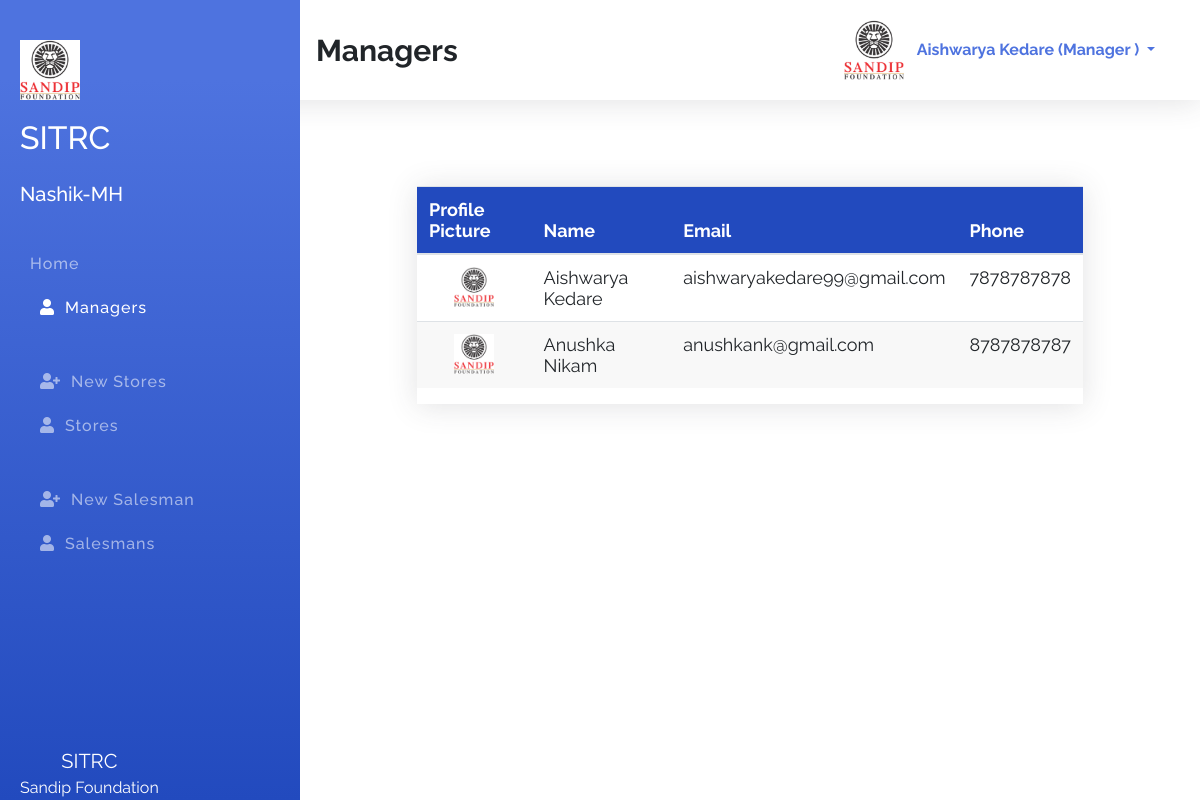
Screenshot of /index.php?id=allManager (signed in) with the database file from the repository.
### tables this page shows
CREATE TABLE `managers` (
  `id` int(11) NOT NULL,
  `fname` varchar(100) NOT NULL,
  `lname` varchar(100) NOT NULL,
  `email` varchar(100) NOT NULL,
  `phone` varchar(100) NOT NULL,
  `password` varchar(100) NOT NULL,
  `role` varchar(100) NOT NULL DEFAULT 'manager',
  `avatar` varchar(255) NOT NULL DEFAULT 'avatar.png'
);

### index.php (the view, shortened to what this page needs)
<?php
    $sessionId = $_SESSION['id'] ?? '';
    $sessionRole = $_SESSION['role'] ?? '';
    $connection = mysqli_connect( DB_HOST, DB_USER, DB_PASSWORD, DB_NAME );
    $id = $_REQUEST['id'] ?? 'dashboard';
    $action = $_REQUEST['action'] ?? '';
?>
<!DOCTYPE html>
<html lang="en">
<head>
    <link rel="stylesheet" href="assets/css/bootstrap.min.css">
    <link rel="stylesheet" href="assets/css/all.min.css">
    <link rel="stylesheet" href="assets/css/style.css">
</head>
<body>
    <section class="topber">
        <div class="topber__title">
            <span class="topber__title--text">
                <?php
                    if ( 'dashboard' == $id ) {
                        echo "HOME";
                    } elseif ( 'addManager' == $id ) {
                        echo "New Manager";
                    } elseif ( 'allManager' == $id ) {
                        echo "Managers";
                    } elseif ( 'addPharmacist' == $id ) {
                        echo "New Store";
                    } elseif ( 'allPharmacist' == $id ) {
                        echo "Stores";
                    } elseif ( 'addSalesman' == $id ) {
                        echo "New Salesman";
                    } elseif ( 'allSalesman' == $id ) {
                        echo "Salesmans";
                    } elseif ( 'userProfile' == $id ) {
                        echo "Your Profile";
                    } elseif ( 'editManager' == $action ) {
                        echo "Edit Manager";
                    } elseif ( 'editPharmacist' == $action ) {
                        echo "Edit Pharmacist";
                    } elseif ( 'editSalesman' == $action ) {
                        echo "Edit Salesman";
                    }
                ?>
            </span>
        </div>
        <div class="topber__profile">
            <?php
                $query = "SELECT fname,lname,role,avatar FROM {$sessionRole}s WHERE id='$sessionId'";
                $result = mysqli_query( $connection, $query );
                if ( $data = mysqli_fetch_assoc( $result ) ) {
                    $fname = $data['fname'];
                    $lname = $data['lname'];
                    $role = $data['role'];
                    $avatar = $data['avatar'];
                ?>
                <img src="assets/img/<?php echo "$avatar"; ?>" height="60" width="60" class="square" alt="profile">
                <div class="dropdown">
                    <button class="btn dropdown-toggle" type="button" id="dropdownMenuButton" data-toggle="dropdown" aria-haspopup="true" aria-expanded="false">
                    <?php
                        echo "$fname $lname (" . ucwords( $role ) . " )";
                        }
                    ?>
                    </button>
                </div>
        </div>
    </section>
    <section id="sideber" class="sideber">
        <ul class="sideber__ber">
            <h3 class="sideber__panel"><img src="assets/img/<?php echo "$avatar"; ?>" height="60" width="60"><br><span><br><h2>SITRC</h2><br>Nashik-MH</i> </h3>
            <li id="left" class="sideber__item<?php if ( 'dashboard' == $id ) {
                                                  echo " active";
                                              }?>">
                <a href="index.php?id=dashboard">Home</a>
            </li>
            <li id="left" class="sideber__item<?php if ( 'allManager' == $id ) {
    echo " active";
}?>">
                <a href="index.php?id=allManager"><i id="left" class="fas fa-user"></i>Managers</a>
            </li>
            <?php if ( 'admin' == $sessionRole || 'manager' == $sessionRole ) {?>
                <li id="left" class="sideber__item sideber__item--modify<?php if ( 'addPharmacist' == $id ) {
                                                                            echo " active";
                                                                        }?>">
                    <a href="index.php?id=addPharmacist"><i id="left" class="fas fa-user-plus"></i></i>New
                        Stores</a>
                </li><?php }?>
            <li id="left" class="sideber__item<?php if ( 'allPharmacist' == $id ) {
    echo " active";
}?>">
                <a href="index.php?id=allPharmacist"><i id="left" class="fas fa-user"></i>Stores</a>
            </li>
            <?php if ( 'admin' == $sessionRole || 'manager' == $sessionRole || 'pharmacist' == $sessionRole ) {?>
                <li id="left" class="sideber__item sideber__item--modify<?php if ( 'addSalesman' == $id ) {
                                                                            echo " active";
                                                                        }?>">
                    <a href="index.php?id=addSalesman"><i id="left" class="fas fa-user-plus"></i>New Salesman</a>
                </li><?php }?>
            <li id="left" class="sideber__item<?php if ( 'allSalesman' == $id ) {
    echo " active";
}?>">
                <a href="index.php?id=allSalesman"><i id="left" class="fas fa-user"></i>Salesmans</a>
            </li>
        </ul>
        <footer class="text-center"><span>SITRC</span><br> Sandip Foundation</footer>
    </section>
    <section class="main">
        <div class="container">
            <div class="manager">
                <?php if ( 'allManager' == $id ) {?>
                    <div class="allManager">
                        <div class="main__table">
                            <table class="table">
                                <thead>
                                    <tr>
                                        <th scope="col">Profile Picture</th>
                                        <th scope="col">Name</th>
                                        <th scope="col">Email</th>
                                        <th scope="col">Phone</th>
                                    </tr>
                                </thead>
                                <tbody>
                                    <?php
                                        $getManagers = "SELECT * FROM managers";
                                            $result = mysqli_query( $connection, $getManagers );
                                        while ( $manager = mysqli_fetch_assoc( $result ) ) {?>
                                        <tr>
                                            <td>
                                                <center><img class="square" width="40" height="40" src="assets/img/<?php echo $manager['avatar']; ?>" alt=""></center>
                                            </td>
                                            <td><?php printf( "%s %s", $manager['fname'], $manager['lname'] );?></td>
                                            <td><?php printf( "%s", $manager['email'] );?></td>
                                            <td><?php printf( "%s", $manager['phone'] );?></td>
                                        </tr>
                                    <?php }?>
                                </tbody>
                            </table>
                        </div>
                    </div>
                <?php }?>
            </div>
        </div>
    </section>
</body>
</html>

### assets/css/style.css (style rules this page uses)
*, *::before, *::after { margin: 0; padding: 0; -webkit-box-sizing: border-box; box-sizing: border-box; }
body { font-family: "Raleway", sans-serif; }
a { text-decoration: none !important; }
.topber { position: fixed; width: 100%; top: 0; left: 0; padding-left: 300px; right: 0; z-index: 999; -webkit-box-shadow: 0 0.15rem 1.75rem 0 rgba(58, 59, 69, 0.15); box-shadow: 0 0.15rem 1.75rem 0 rgba(58, 59, 69, 0.15); background-color: #fff; }
.topber__title { height: 12.5vh; float: left; display: -webkit-box; display: -ms-flexbox; display: flex; -webkit-box-orient: horizontal; -webkit-box-direction: normal; -ms-flex-direction: row; flex-direction: row; -webkit-box-align: center; -ms-flex-align: center; align-items: center; padding-left: 1rem; }
.topber__title--text { font-size: 30px; font-weight: bold; }
.topber__profile { height: 12.5vh; float: right; padding-right: 10px; display: -webkit-box; display: -ms-flexbox; display: flex; -webkit-box-orient: horizontal; -webkit-box-direction: normal; -ms-flex-direction: row; flex-direction: row; -webkit-box-align: center; -ms-flex-align: center; align-items: center; padding: 2rem; }
.topber__profile button { color: #4e73df; line-height: 10px; font-weight: bold; }
.sideber { position: fixed; top: 0; overflow-y: auto; left: 0; bottom: 0; width: 300px; height: 100vh; padding: 40px 20px 20px 20px; background-color: #4e73df; background-image: -webkit-gradient(linear, left top, left bottom, color-stop(10%, #4e73df), to(#224abe)); background-image: linear-gradient(180deg, #4e73df 10%, #224abe 100%); background-size: cover; -webkit-transition: left 0.5s ease; transition: left 0.5s ease; z-index: 999; }
.sideber__ber { list-style: none; }
.sideber__panel { font-size: 20px; color: #fff; line-height: 1.2rem; padding-bottom: 30px; }
.sideber__item { padding: 10px; }
.sideber__item a { color: rgba(255, 255, 255, 0.55); font-size: 16px; letter-spacing: 1px; font-weight: 500; }
.sideber__item a i { color: rgba(255, 255, 255, 0.55); padding: 0 10px; }
.sideber__item:hover a, .sideber__item.active a, .sideber__item.active i, .sideber__item:hover i { color: #fff; -webkit-transition: 0.3s ease; transition: 0.3s ease; }
.sideber__item--modify { padding: 40px 10px 10px 10px; }
.sideber footer { position: absolute; bottom: 0; font-size: 16px; color: #fff; }
.sideber footer span { font-size: 20px; }
.main { margin-left: 300px; margin-top: 10vh; padding: 2rem; }
.main__table { margin: 50px 70px; -webkit-box-shadow: 0 0.15rem 1.75rem 0 rgba(58, 59, 69, 0.15); box-shadow: 0 0.15rem 1.75rem 0 rgba(58, 59, 69, 0.15); overflow-x: auto; }
.main__table .table { font-size: 18px; font-weight: 400; }
.main__table .table th { color: #ffffff; background: #224abe; }
.main__table .table tr:nth-child(even) { background: #f8f8f8; }

### rows the page displays
managers: avatar (placeholder picture), fname "Aishwarya", lname "Kedare", role "Manager", email "aishwaryakedare99@gmail.com", phone "7878787878"
managers: avatar (placeholder picture), fname "Anushka", lname "Nikam", email "anushkank@gmail.com", phone "8787878787"
